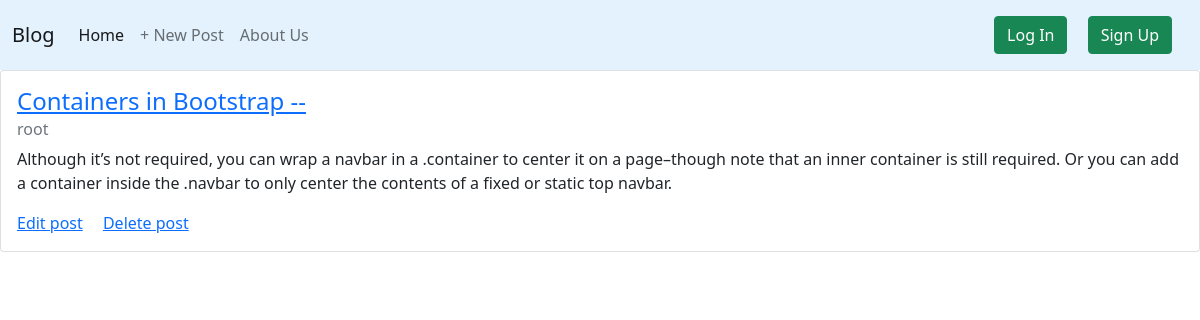
//post/1, run on an earlier commit of the app's database.
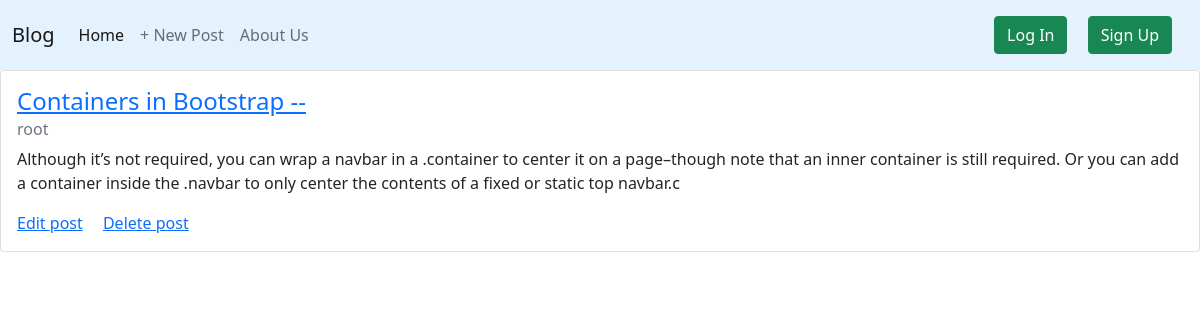
And on a later commit of the database.
### blog/models.py (models this page shows, shortened)
class Post(models.Model):
    title = models.CharField(max_length=200)
    author = models.ForeignKey('auth.User', on_delete=models.CASCADE)
    body = models.TextField()

### blog/views.py (the view)
# urls.py: path('/post/<int:pk>', PostDetailView.as_view(), name='post_detail'),
class PostDetailView(DetailView):
    model = Post
    template_name = 'post_detail.html'

### templates/post_detail.html (shortened to what this page needs)
{% extends 'base.html' %}
{% block content %}
        <div class="card" style="width: auto;">
            <div class="card-body">
            <h4 class="card-title"><a href="">{{ object.title }}</a></h4>
            <h6 class="card-subtitle mb-2 text-muted">{{ object.author }}</h6>
            <p class="card-text">{{ object.body }}</p>
            <a href="{% url 'post_edit' object.pk %}" class="card-link">Edit post</a>
            <a href="{% url 'post_delete' object.pk%}" class="card-link">Delete post</a>
            </div>
        </div>
{% endblock content %}

What changed in the data, as far as the page shows it:
changed Post "Containers in Bootstrap --": body "…fixed or static top navbar." → "…fixed or static top navbar.c"
